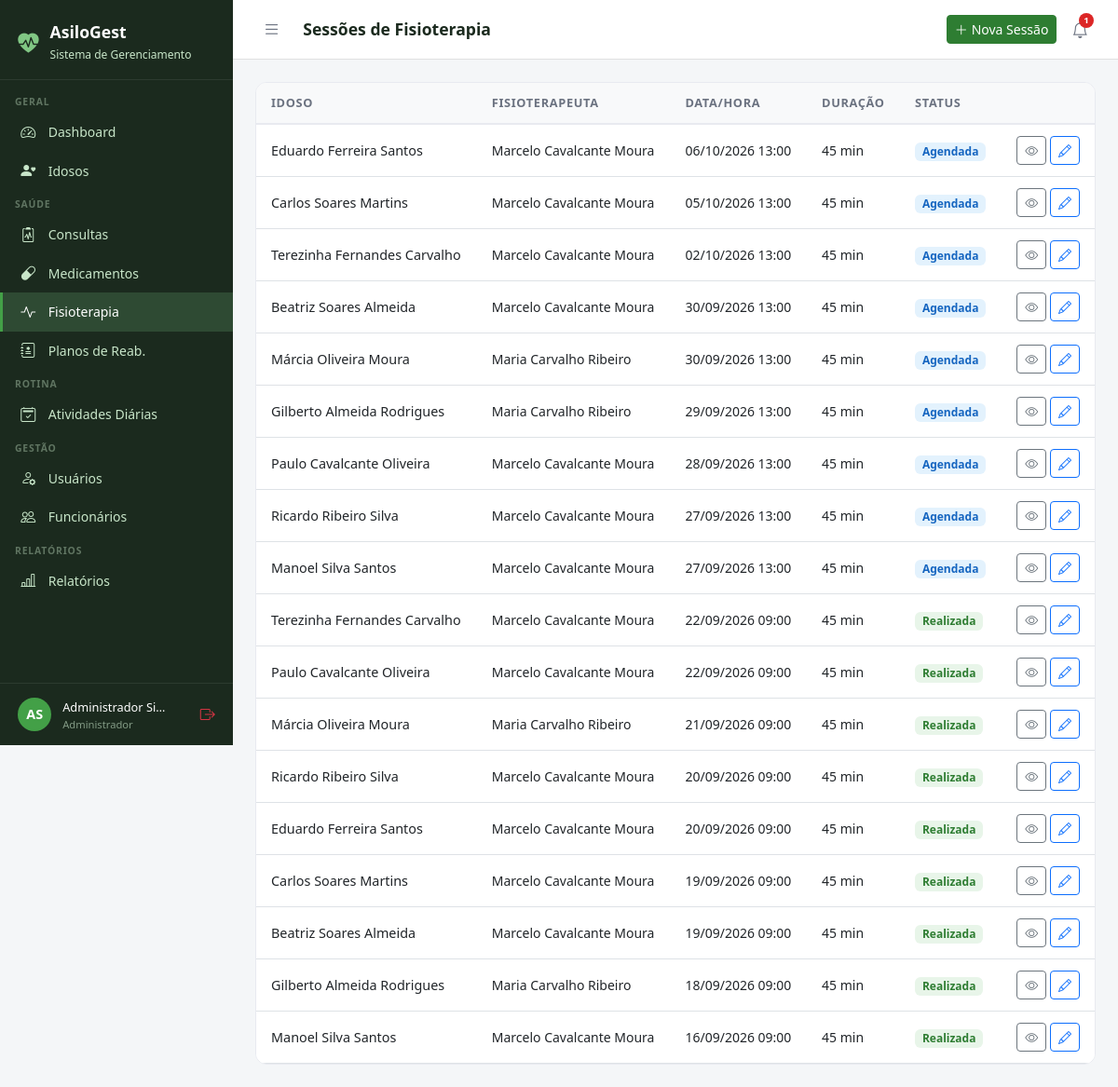
Screenshot of /fisioterapia/ (signed in) with the database file from the repository.
### core/models.py (models this page shows, shortened)
class Usuario(AbstractUser):
    PERFIL_CHOICES = [
        ('administrador', 'Administrador'),
        ('medico', 'Médico'),
        ('fisioterapeuta', 'Fisioterapeuta'),
        ('enfermeiro', 'Enfermeiro(a)'),
        ('recepcionista', 'Recepcionista'),
        ('familiar', 'Familiar do Idoso'),
    ]
    perfil = models.CharField(
        max_length=20, choices=PERFIL_CHOICES,
        default='recepcionista', verbose_name='Perfil de Acesso'
    )
    telefone = models.CharField(max_length=15, blank=True, verbose_name='Telefone')
    cpf = models.CharField(max_length=14, unique=True, null=True, blank=True, verbose_name='CPF')
    foto = models.ImageField(upload_to='usuarios/', blank=True, null=True, verbose_name='Foto')
    data_nascimento = models.DateField(null=True, blank=True, verbose_name='Data de Nascimento')
    especialidade = models.CharField(
        max_length=100, blank=True, verbose_name='Especialidade',
        help_text='Preencha para Médico ou Fisioterapeuta'
    )
    data_admissao = models.DateField(null=True, blank=True, verbose_name='Data de Admissão')
    primeiro_acesso = models.BooleanField(
        default=True, verbose_name='Primeiro Acesso',
        help_text='Usuário deve definir senha no primeiro login'
    )
    ativo = models.BooleanField(default=True, verbose_name='Ativo')
    criado_em = models.DateTimeField(auto_now_add=True)
    class Meta:
        verbose_name = 'Usuário'
        verbose_name_plural = 'Usuários'
        ordering = ['first_name', 'last_name']
    @property
    def is_administrador(self):
        return self.perfil == 'administrador' or self.is_superuser
    @property
    def is_medico(self):
        return self.perfil == 'medico'
    @property
    def is_fisioterapeuta(self):
        return self.perfil == 'fisioterapeuta'
    @property
    def is_familiar(self):
        return self.perfil == 'familiar'
    @property
    def pode_ver_saude(self):
        return (self.is_administrador or self.is_medico
                or self.is_fisioterapeuta or self.is_enfermeiro)
    @property
    def pode_cadastrar_usuarios(self):
        return self.is_administrador or self.is_recepcionista
    @property
    def pode_administrar(self):
        return self.is_administrador

### fisioterapia/models.py (models this page shows, shortened)
class SessaoFisioterapia(models.Model):
    STATUS_CHOICES = [
        ('agendada', 'Agendada'),
        ('realizada', 'Realizada'),
        ('cancelada', 'Cancelada'),
        ('falta', 'Falta do Idoso'),
    ]
    idoso = models.ForeignKey(
        Idoso, on_delete=models.CASCADE, related_name='sessoes_fisio')
    fisioterapeuta = models.ForeignKey(
        Usuario, on_delete=models.SET_NULL, null=True,
        related_name='sessoes_realizadas',
        limit_choices_to={'perfil': 'fisioterapeuta'})
    data_hora = models.DateTimeField(verbose_name='Data e Hora')
    duracao_minutos = models.IntegerField(default=45, verbose_name='Duração (min)')
    status = models.CharField(max_length=10, choices=STATUS_CHOICES, default='agendada')
    objetivo = models.CharField(max_length=200, blank=True, verbose_name='Objetivo da Sessão')
    procedimentos = models.TextField(blank=True, verbose_name='Procedimentos Realizados')
    evolucao = models.TextField(blank=True, verbose_name='Evolução do Paciente')
    observacoes = models.TextField(blank=True)
    autorizada = models.BooleanField(
        default=False, verbose_name='Autorizada pelo Médico',
        help_text='Sessão só pode ser executada após autorização médica.')
    autorizado_por = models.ForeignKey(
        Usuario, on_delete=models.SET_NULL, null=True, blank=True,
        related_name='sessoes_autorizadas',
        limit_choices_to={'perfil': 'medico'},
        verbose_name='Autorizado por')
    data_autorizacao = models.DateTimeField(
        null=True, blank=True, verbose_name='Data da Autorização')
    criado_em = models.DateTimeField(auto_now_add=True)
    class Meta:
        verbose_name = 'Sessão de Fisioterapia'
        verbose_name_plural = 'Sessões de Fisioterapia'
        ordering = ['-data_hora']

### idosos/models.py (models this page shows, shortened)
class Idoso(models.Model):
    SEXO_CHOICES = [('M', 'Masculino'), ('F', 'Feminino')]
    TIPO_SANGUINEO = [('A+','A+'),('A-','A-'),('B+','B+'),('B-','B-'),('AB+','AB+'),('AB-','AB-'),('O+','O+'),('O-','O-')]
    STATUS_CHOICES = [('ativo','Ativo'),('inativo','Inativo'),('internado','Internado'),('falecido','Falecido')]
    nome = models.CharField(max_length=150, verbose_name='Nome Completo')
    data_nascimento = models.DateField(verbose_name='Data de Nascimento')
    sexo = models.CharField(max_length=1, choices=SEXO_CHOICES)
    cpf = models.CharField(max_length=14, unique=True, null=True, blank=True)
    rg = models.CharField(max_length=20, blank=True)
    tipo_sanguineo = models.CharField(max_length=3, choices=TIPO_SANGUINEO, blank=True)
    foto = models.ImageField(upload_to='idosos/', blank=True, null=True)
    status = models.CharField(max_length=10, choices=STATUS_CHOICES, default='ativo')
    endereco = models.CharField(max_length=200, blank=True)
    cidade = models.CharField(max_length=100, blank=True)
    estado = models.CharField(max_length=2, blank=True)
    cep = models.CharField(max_length=9, blank=True)
    alergias = models.TextField(blank=True, verbose_name='Alergias')
    condicoes_medicas = models.TextField(blank=True, verbose_name='Condições Médicas')
    observacoes = models.TextField(blank=True, verbose_name='Observações Gerais')
    data_entrada = models.DateField(verbose_name='Data de Entrada')
    numero_quarto = models.CharField(max_length=10, blank=True, verbose_name='Quarto')
    criado_em = models.DateTimeField(auto_now_add=True)
    atualizado_em = models.DateTimeField(auto_now=True)
    class Meta:
        verbose_name = 'Idoso'
        verbose_name_plural = 'Idosos'
        ordering = ['nome']

### fisioterapia/views.py (the view, shortened to what this page needs)
# urls.py: path('', views.lista, name='lista'),
@login_required
def lista(request):
    user = request.user
    if not user.pode_ver_saude:
        messages.error(request, 'Acesso negado.')
        return redirect('dashboard')
    sessoes = SessaoFisioterapia.objects.select_related(
        'idoso', 'fisioterapeuta', 'autorizado_por'
    ).order_by('-data_hora')[:50]
    pendentes = SessaoFisioterapia.objects.filter(
        autorizada=False, status='agendada').count() if user.is_medico or user.is_administrador else 0
    return render(request, 'fisioterapia/lista.html', {
        'sessoes': sessoes,
        'pendentes_autorizacao': pendentes,
    })

### templates/fisioterapia/lista.html
{% extends 'base.html' %}
{% block title %}Fisioterapia{% endblock %}{% block page_title %}Sessões de Fisioterapia{% endblock %}
{% block topbar_actions %}<a href="{% url 'fisioterapia:novo' %}" class="btn btn-primary btn-sm"><i class="bi bi-plus-lg me-1"></i>Nova Sessão</a>{% endblock %}
{% block content %}
<div class="table-card"><table class="table table-hover">
<thead><tr><th>Idoso</th><th>Fisioterapeuta</th><th>Data/Hora</th><th>Duração</th><th>Status</th><th></th></tr></thead>
<tbody>{% for s in sessoes %}<tr>
  <td><div style="font-weight:500;">{{ s.idoso.nome }}</div></td>
  <td style="font-size:.875rem;">{{ s.fisioterapeuta.get_full_name|default:"–" }}</td>
  <td style="font-size:.875rem;">{{ s.data_hora|date:"d/m/Y H:i" }}</td>
  <td style="font-size:.875rem;">{{ s.duracao_minutos }} min</td>
  <td>
    {% if s.status == 'realizada' %}<span class="badge" style="background:#E8F5E9;color:#2E7D32;font-size:.75rem;">Realizada</span>
    {% elif s.status == 'agendada' %}<span class="badge" style="background:#E3F2FD;color:#1565C0;font-size:.75rem;">Agendada</span>
    {% elif s.status == 'cancelada' %}<span class="badge" style="background:#FFEBEE;color:#C62828;font-size:.75rem;">Cancelada</span>
    {% else %}<span class="badge bg-secondary" style="font-size:.75rem;">{{ s.get_status_display }}</span>{% endif %}
  </td>
  <td class="text-end">
    <a href="{% url 'fisioterapia:detalhe' s.pk %}" class="btn btn-sm btn-outline-secondary"><i class="bi bi-eye"></i></a>
    <a href="{% url 'fisioterapia:editar' s.pk %}" class="btn btn-sm btn-outline-primary"><i class="bi bi-pencil"></i></a>
  </td>
</tr>{% empty %}<tr><td colspan="6" class="text-center py-4 text-muted">Nenhuma sessão registrada.</td></tr>{% endfor %}</tbody>
</table></div>{% endblock %}

### templates/base.html (shortened to what this page needs)
<!DOCTYPE html>
<html lang="pt-br">
<head>
  <link href="https://cdn.jsdelivr.net/npm/bootstrap@5.3.0/dist/css/bootstrap.min.css" rel="stylesheet">
  <link href="https://cdn.jsdelivr.net/npm/bootstrap-icons@1.11.0/font/bootstrap-icons.css" rel="stylesheet">
</head>
<body>
{% if user.is_authenticated %}
<div id="sidebar">
  <div class="sidebar-brand">
    <i class="bi bi-heart-pulse-fill" style="color:#81C784;font-size:1.4rem;"></i>
    <div>
      <h5 style="margin:0;">AsiloGest</h5>
      <small>Sistema de Gerenciamento</small>
    </div>
  </div>
  <nav class="sidebar-nav">
    <div class="nav-section">Geral</div>
    <a href="{% url 'dashboard' %}" class="sidebar-link {% if request.resolver_match.url_name == 'dashboard' %}active{% endif %}">
      <i class="bi bi-speedometer2"></i> Dashboard
    </a>
    <a href="{% url 'idosos:lista' %}" class="sidebar-link">
      <i class="bi bi-person-heart"></i>
      {% if user.is_familiar %}Meus Familiares{% else %}Idosos{% endif %}
    </a>
    {% if user.pode_ver_saude or user.is_familiar %}
    <div class="nav-section">Saúde</div>
    <a href="{% url 'consultas:lista' %}" class="sidebar-link">
      <i class="bi bi-clipboard2-pulse"></i> Consultas
    </a>
    <a href="{% url 'medicamentos:lista' %}" class="sidebar-link">
      <i class="bi bi-capsule"></i> Medicamentos
    </a>
    <a href="{% url 'fisioterapia:lista' %}" class="sidebar-link">
      <i class="bi bi-activity"></i> Fisioterapia
    </a>
    {% if user.pode_ver_saude and not user.is_familiar %}
    <a href="{% url 'fisioterapia:planos_lista' %}" class="sidebar-link">
      <i class="bi bi-journal-medical"></i> Planos de Reab.
    </a>
    {% endif %}
    {% endif %}
    <div class="nav-section">Rotina</div>
    <a href="{% url 'atividades:lista' %}" class="sidebar-link">
      <i class="bi bi-calendar2-check"></i> Atividades Diárias
    </a>
    {% if user.pode_cadastrar_usuarios %}
    <div class="nav-section">Gestão</div>
    <a href="{% url 'usuarios_lista' %}" class="sidebar-link">
      <i class="bi bi-person-gear"></i> Usuários
    </a>
    {% endif %}
    {% if user.pode_administrar %}
    <a href="{% url 'funcionarios:lista' %}" class="sidebar-link">
      <i class="bi bi-people"></i> Funcionários
    </a>
    {% endif %}
    {% if user.pode_ver_saude or user.pode_administrar %}
    <div class="nav-section">Relatórios</div>
    <a href="{% url 'relatorios:lista' %}" class="sidebar-link">
      <i class="bi bi-bar-chart-line"></i> Relatórios
    </a>
    {% endif %}
  </nav>
  <div class="sidebar-user">
    <div class="avatar">{{ user.first_name|first|upper }}{{ user.last_name|first|upper }}</div>
    <div class="info" style="min-width:0;flex:1;">
      <span>{{ user.get_full_name|truncatechars:18 }}</span>
      <small>{{ user.get_perfil_display }}</small>
    </div>
    <a href="{% url 'logout' %}" class="text-danger" title="Sair" style="flex-shrink:0;">
      <i class="bi bi-box-arrow-right"></i>
    </a>
  </div>
</div>
<div id="main">
  <div class="topbar">
    <div class="topbar-left">
      <button class="btn-toggle-sidebar" onclick="toggleSidebar()" title="Menu">
        <i class="bi bi-list"></i>
      </button>
      <h4>{% block page_title %}{% endblock %}</h4>
    </div>
    <div class="d-flex align-items-center gap-2">
      {% block topbar_actions %}{% endblock %}
      <div style="position:relative;">
        <button class="notif-btn" id="notifBtn" onclick="toggleNotif()" title="Notificações">
          <i class="bi bi-bell"></i>
          {% if notif_count %}
          <span class="notif-badge">{{ notif_count }}</span>
          {% endif %}
        </button>
      </div>
    </div>
  </div>
  <div class="content">
    {% block content %}{% endblock %}
  </div>
</div>
{% else %}
{% block full_content %}{% endblock %}
{% endif %}
</body>
</html>

### templates/base.html (style rules this page uses)
:root { --sidebar-width: 250px; --primary: #2E7D32; --primary-light: #43A047; --accent: #1565C0; --bg-sidebar: #1B2A1E; --bg-sidebar-hover: #2E4A33; --text-sidebar: #C8E6C9; --transition: 0.3s ease; }
body { background: #F4F6F8; font-family: 'Segoe UI', sans-serif; }
#sidebar { position: fixed; top: 0; left: 0; width: var(--sidebar-width); height: 100vh; background: var(--bg-sidebar); z-index: 1000; display: flex; flex-direction: column; overflow-y: auto; transition: transform var(--transition); }
.sidebar-brand { padding: 1.5rem 1.2rem 1rem; border-bottom: 1px solid rgba(255,255,255,0.08); display: flex; align-items: center; gap: .75rem; }
.sidebar-brand h5 { color: #fff; font-weight: 700; margin: 0; font-size: 1.1rem; }
.sidebar-brand small { color: var(--text-sidebar); font-size: .75rem; }
.sidebar-nav { padding: .5rem 0; flex: 1; }
.nav-section { padding: .5rem 1rem .2rem; color: rgba(200,230,201,.4); font-size: .65rem; font-weight: 700; letter-spacing: .08em; text-transform: uppercase; }
.sidebar-link { display: flex; align-items: center; gap: .65rem; padding: .55rem 1.2rem; color: var(--text-sidebar); text-decoration: none; font-size: .875rem; transition: all .2s; border-left: 3px solid transparent; }
.sidebar-link:hover, .sidebar-link.active { background: var(--bg-sidebar-hover); color: #fff; border-left-color: var(--primary-light); }
.sidebar-link i { font-size: 1rem; width: 1.2rem; }
.sidebar-user { padding: .8rem 1.2rem; border-top: 1px solid rgba(255,255,255,0.08); display: flex; align-items: center; gap: .75rem; }
.sidebar-user .avatar { width: 36px; height: 36px; background: var(--primary-light); border-radius: 50%; display: flex; align-items: center; justify-content: center; color: #fff; font-weight: 700; font-size: .9rem; flex-shrink: 0; }
.sidebar-user .info small { color: rgba(200,230,201,.6); font-size: .7rem; display: block; }
.sidebar-user .info span { color: #fff; font-size: .8rem; }
#main { margin-left: var(--sidebar-width); min-height: 100vh; display: flex; flex-direction: column; transition: margin-left var(--transition); }
.topbar { background: #fff; border-bottom: 1px solid #E0E0E0; padding: .75rem 1.5rem; display: flex; align-items: center; justify-content: space-between; position: sticky; top: 0; z-index: 999; }
.topbar-left { display: flex; align-items: center; gap: 1rem; }
.topbar h4 { margin: 0; font-size: 1.1rem; font-weight: 600; color: #1B2A1E; }
.btn-toggle-sidebar { background: none; border: none; padding: .4rem .5rem; color: #6B7280; cursor: pointer; border-radius: 6px; font-size: 1.2rem; line-height: 1; transition: background .2s, color .2s; }
.notif-btn { position: relative; background: none; border: none; padding: .4rem .5rem; color: #6B7280; cursor: pointer; border-radius: 6px; font-size: 1.1rem; transition: background .2s, color .2s; }
.notif-badge { position: absolute; top: 2px; right: 2px; background: #DC2626; color: #fff; font-size: .6rem; font-weight: 700; min-width: 16px; height: 16px; border-radius: 8px; padding: 0 4px; display: flex; align-items: center; justify-content: center; }
.content { padding: 1.5rem; flex: 1; }
.table-card { background: #fff; border-radius: 12px; border: 1px solid #E8EAF0; overflow: hidden; }
.table-card .table { margin: 0; }
.table thead th { background: #F8F9FA; border-bottom: 2px solid #E8EAF0; font-size: .8rem; font-weight: 600; color: #6B7280; text-transform: uppercase; letter-spacing: .05em; padding: .75rem 1rem; }
.table td { padding: .75rem 1rem; vertical-align: middle; font-size: .9rem; }
.btn-primary { background: var(--primary); border-color: var(--primary); }

### rows the page displays
Usuario: first_name|first "A", last_name|first "S", get_full_name "Administrador Si…", perfil "Administrador"
SessaoFisioterapia: idoso.nome "Eduardo Ferreira Santos", fisioterapeuta.get_full_name "Marcelo Cavalcante Moura", data_hora "06/10/2026 13:00", duracao_minutos "45", status "Agendada"
SessaoFisioterapia: idoso.nome "Carlos Soares Martins", fisioterapeuta.get_full_name "Marcelo Cavalcante Moura", data_hora "05/10/2026 13:00", duracao_minutos "45", status "Agendada"
SessaoFisioterapia: idoso.nome "Terezinha Fernandes Carvalho", fisioterapeuta.get_full_name "Marcelo Cavalcante Moura", data_hora "02/10/2026 13:00", duracao_minutos "45", status "Agendada"
SessaoFisioterapia: idoso.nome "Beatriz Soares Almeida", fisioterapeuta.get_full_name "Marcelo Cavalcante Moura", data_hora "30/09/2026 13:00", duracao_minutos "45", status "Agendada"
SessaoFisioterapia: idoso.nome "Márcia Oliveira Moura", fisioterapeuta.get_full_name "Maria Carvalho Ribeiro", data_hora "30/09/2026 13:00", duracao_minutos "45", status "Agendada"
SessaoFisioterapia: idoso.nome "Gilberto Almeida Rodrigues", fisioterapeuta.get_full_name "Maria Carvalho Ribeiro", data_hora "29/09/2026 13:00", duracao_minutos "45", status "Agendada"
SessaoFisioterapia: idoso.nome "Paulo Cavalcante Oliveira", fisioterapeuta.get_full_name "Marcelo Cavalcante Moura", data_hora "28/09/2026 13:00", duracao_minutos "45", status "Agendada"
SessaoFisioterapia: idoso.nome "Ricardo Ribeiro Silva", fisioterapeuta.get_full_name "Marcelo Cavalcante Moura", data_hora "27/09/2026 13:00", duracao_minutos "45", status "Agendada"
SessaoFisioterapia: idoso.nome "Manoel Silva Santos", fisioterapeuta.get_full_name "Marcelo Cavalcante Moura", data_hora "27/09/2026 13:00", duracao_minutos "45", status "Agendada"
SessaoFisioterapia: idoso.nome "Terezinha Fernandes Carvalho", fisioterapeuta.get_full_name "Marcelo Cavalcante Moura", data_hora "22/09/2026 09:00", duracao_minutos "45", status "Realizada"
SessaoFisioterapia: idoso.nome "Paulo Cavalcante Oliveira", fisioterapeuta.get_full_name "Marcelo Cavalcante Moura", data_hora "22/09/2026 09:00", duracao_minutos "45", status "Realizada"
SessaoFisioterapia: idoso.nome "Márcia Oliveira Moura", fisioterapeuta.get_full_name "Maria Carvalho Ribeiro", data_hora "21/09/2026 09:00", duracao_minutos "45", status "Realizada"
SessaoFisioterapia: idoso.nome "Ricardo Ribeiro Silva", fisioterapeuta.get_full_name "Marcelo Cavalcante Moura", data_hora "20/09/2026 09:00", duracao_minutos "45", status "Realizada"
SessaoFisioterapia: idoso.nome "Eduardo Ferreira Santos", fisioterapeuta.get_full_name "Marcelo Cavalcante Moura", data_hora "20/09/2026 09:00", duracao_minutos "45", status "Realizada"
SessaoFisioterapia: idoso.nome "Carlos Soares Martins", fisioterapeuta.get_full_name "Marcelo Cavalcante Moura", data_hora "19/09/2026 09:00", duracao_minutos "45", status "Realizada"
SessaoFisioterapia: idoso.nome "Beatriz Soares Almeida", fisioterapeuta.get_full_name "Marcelo Cavalcante Moura", data_hora "19/09/2026 09:00", duracao_minutos "45", status "Realizada"
SessaoFisioterapia: idoso.nome "Gilberto Almeida Rodrigues", fisioterapeuta.get_full_name "Maria Carvalho Ribeiro", data_hora "18/09/2026 09:00", duracao_minutos "45", status "Realizada"
SessaoFisioterapia: idoso.nome "Manoel Silva Santos", fisioterapeuta.get_full_name "Marcelo Cavalcante Moura", data_hora "16/09/2026 09:00", duracao_minutos "45", status "Realizada"

### other values shown
{{ notif_count }} "1"
